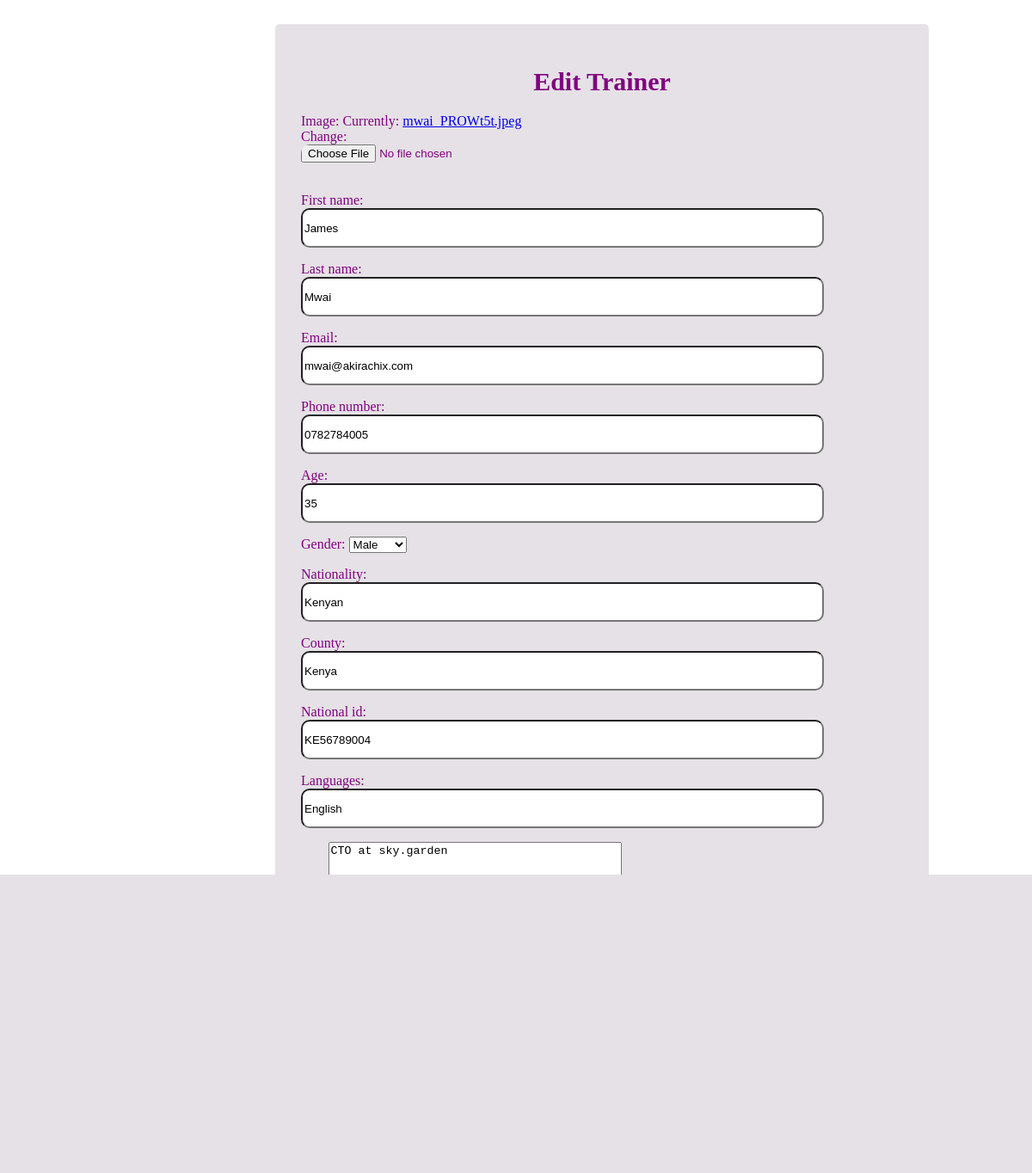
Screenshot of /teacher/edit/1/ with the database file from the repository.
### teacher/models.py (models this page shows, shortened)
class Teacher(models.Model):
    image=models.ImageField()
    first_name=models.CharField(max_length=15)
    last_name=models.CharField(max_length=25)
    email=models.EmailField(max_length=30)
    phone_number=models.CharField(max_length=14)
    age=models.PositiveIntegerField(null="True",blank="True")
    gender=models.CharField(max_length=7, choices=GENDER, default= "Female")
    nationality=models.CharField(max_length=30)
    county=models.CharField(max_length=20)
    national_id=models.CharField(max_length=40)
    languages=models.CharField(max_length=29)
    bio=models.TextField(null="True",blank="True")
    date_hired=models.DateField(null="True",blank="True")
    course=models.CharField(max_length=20)

### teacher/views.py (the view)
# urls.py: path("edit/<int:id>/",edit_teacher, name = "edit_teacher"),
def edit_teacher(request,id):
    teacher=Teacher.objects.get(id=id)
    if request.method == "POST":
        form= teacherRegistrationForm(request.POST,instance=teacher)
        if form.is_valid():
            form.save()
            return redirect("teacher_profile", id=teacher.id)
    else:
            form= TeacherRegistrationForm(instance=teacher)
            return render(request,"edit_teacher.html",{"form":form})

### teacher/forms.py
class TeacherRegistrationForm(forms.ModelForm):
    class Meta:
        model= Teacher
        fields= "__all__"

### teacher/templates/edit_teacher.html (shortened to what this page needs)
<!DOCTYPE html>
<html lang="en">
<head>
</head>
<body>
    <div class="container">
        <form method="POST">
            <h1>Edit Trainer </h1>
             {{form.as_p}}
            <button type="submit" class="btn btn-primary" >Save</button>
        </form>
    </div>
</body>
</html>

### teacher/templates/edit_teacher.html (style rules this page uses)
form { margin-top: 20px; border-radius: 5px; width: 700px; padding-top: 10px; background-color: rgb(230, 225, 230); padding: 30px; margin-left: 200px; shape-margin: 20px; }
input { border-radius: 10px; width: 600px; height: 40px; margin-right: 250px; }
body { display: flex; flex-direction: column; align-items: center; color: purple; }
h1 { text-align: center; font-size: 30px; padding-left: 20; }
button { margin-bottom: 10px; }

### rows the page displays
Teacher: first_name "James", last_name "Mwai", email "mwai@akirachix.com", phone_number "0782784005", age "35", gender "Male", nationality "Kenyan", county "Kenya", national_id "KE56789004", languages "English", bio "CTO at sky.garden", date_hired "2019-09-02", course "Python"
